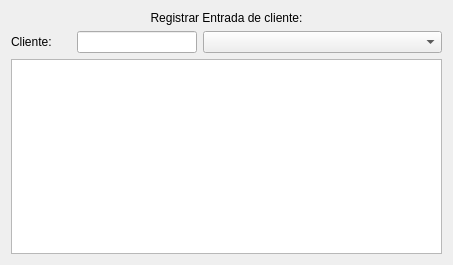
<?xml version="1.0" encoding="UTF-8"?>
<ui version="4.0">
 <class>RegistrarEntrada</class>
 <widget class="QDialog" name="RegistrarEntrada">
  <property name="geometry">
   <rect>
    <x>0</x>
    <y>0</y>
    <width>453</width>
    <height>265</height>
   </rect>
  </property>
  <property name="windowTitle">
   <string>Dialog</string>
  </property>
  <layout class="QVBoxLayout" name="verticalLayout">
   <item>
    <widget class="QLabel" name="label">
     <property name="text">
      <string>Registrar Entrada de cliente:</string>
     </property>
     <property name="alignment">
      <set>Qt::AlignmentFlag::AlignCenter</set>
     </property>
    </widget>
   </item>
   <item>
    <layout class="QHBoxLayout" name="horizontalLayout" stretch="1,2,4">
     <item>
      <widget class="QLabel" name="label_2">
       <property name="text">
        <string>Cliente: </string>
       </property>
      </widget>
     </item>
     <item>
      <widget class="QLineEdit" name="lineEdit"/>
     </item>
     <item>
      <widget class="QComboBox" name="comboBox"/>
     </item>
    </layout>
   </item>
   <item>
    <widget class="QTextEdit" name="textEdit"/>
   </item>
  </layout>
 </widget>
 <resources/>
 <connections/>
</ui>
